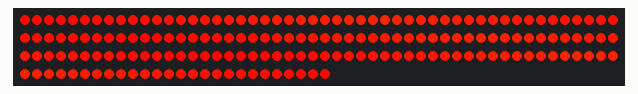
Bench run of a sketch on a simulated Arduino Uno, built with avr-gcc and run on an emulated ATmega328P. Parts: 176 RGB LEDs in strip order, left to right, continuing on the next row. The strip is taken to match the declared colour order.

Above: at 0.17 s.

The sketch:

pixelcover.ino
```cpp
/**************************************************
 * PixelCover with 176 LEDS (UCS1904)
 * Based on NeoPixel library
 **************************************************/

#include <Adafruit_NeoPixel.h>
#ifdef __AVR__
  #include <avr/power.h>
#endif

#define PIN 11

// Parameter 1 = number of pixels in strip
// Parameter 2 = Arduino pin number (most are valid)
// Parameter 3 = pixel type flags, add together as needed:
//   NEO_KHZ800  800 KHz bitstream (most NeoPixel products w/WS2812 LEDs)
//   NEO_KHZ400  400 KHz (classic 'v1' (not v2) FLORA pixels, WS2811 drivers)
//   NEO_GRB     Pixels are wired for GRB bitstream (most NeoPixel products)
//   NEO_RGB     Pixels are wired for RGB bitstream (v1 FLORA pixels, not v2)
//   NEO_RGBW    Pixels are wired for RGBW bitstream (NeoPixel RGBW products)
Adafruit_NeoPixel strip = Adafruit_NeoPixel(176, PIN, NEO_RGB + NEO_KHZ800);

// IMPORTANT: To reduce NeoPixel burnout risk, add 1000 uF capacitor across
// pixel power leads, add 300 - 500 Ohm resistor on first pixel's data input
// and minimize distance between Arduino and first pixel.  Avoid connecting
// on a live circuit...if you must, connect GND first.


void setup() {
  // This is for Trinket 5V 16MHz, you can remove these three lines if you are not using a Trinket
  #if defined (__AVR_ATtiny85__)
    if (F_CPU == 16000000) clock_prescale_set(clock_div_1);
  #endif
  // End of trinket special code

  strip.begin();
  strip.setBrightness(255);
  strip.show(); // Initialize all pixels to 'off'
}

void loop() {
  /*
   uint16_t i, j;
  for(j=254; j<255; j++) {
    for(i=0; i<strip.numPixels(); i++) {
      strip.setPixelColor(i, strip.Color(255,25,0));
    }
    strip.show();
 strip.setBrightness(j);
    delay(10);
  }

    for(j=255; j>254; j--) {
    for(i=0; i<strip.numPixels(); i++) {
      strip.setPixelColor(i, strip.Color(255,25,0));
    }
    strip.show();
 strip.setBrightness(j);
    delay(10);
  }
*/
  wave2();

}


void wave1() {

  uint16_t i, j;
  uint32_t colorwave[] = {strip.Color(255,5,0),
    strip.Color(255,10,0), strip.Color(255,15,0),
    strip.Color(255,20,0), strip.Color(255,25,0),
    strip.Color(255,30,0), strip.Color(255,35,0),
    strip.Color(255,40,0), strip.Color(255,45,0),
    strip.Color(255,50,0), strip.Color(255,55,0)};

  for(j=0; j<88; j++){
    for(i=0; i<strip.numPixels(); i++) {
      uint16_t col = (i+j)%22;
      if(col > 10) {
        col = 21-col;
      }
      strip.setPixelColor(i, colorwave[col]);
    }
    strip.show();
    delay(10);
  }

}

void wave2() {

  uint16_t i, j, ncol;

  ncol = 30;

  for(j=0; j<1320; j++){
    for(i=0; i<89; i++) {
      uint16_t col = (i+j)%(2*ncol);
      if(col > (ncol-1)) {
        col = 2*ncol-1-col;
      }
      uint32_t clr = strip.Color(255, 5 + col*1,0);
      strip.setPixelColor(i, clr);
      strip.setPixelColor(176-i, clr);
    }
    strip.show();
    delay(20);
  }

}
```
